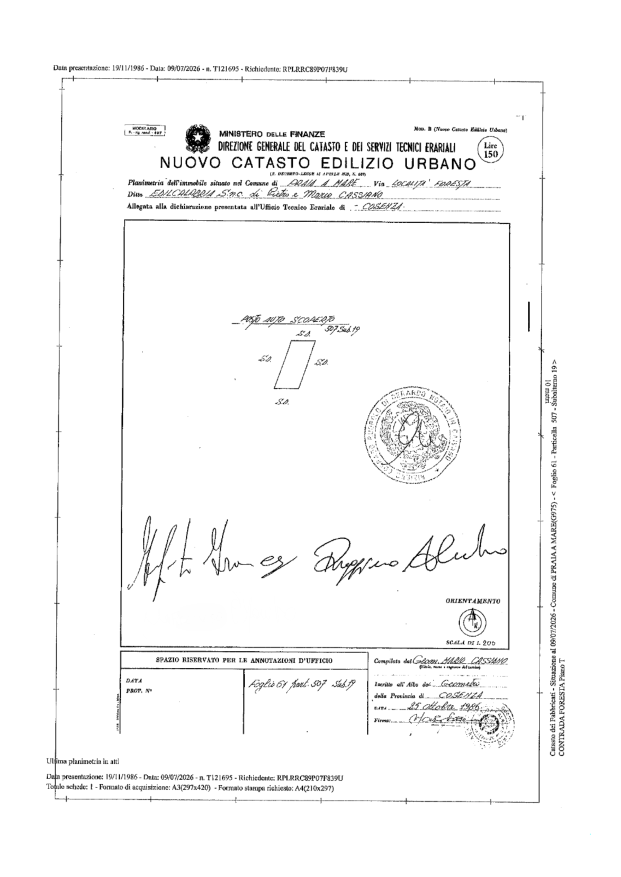
#> input picture immagine2.png, 2481 x 3508 px, found by its file name (shown at 1/4 size)
$ python _tune_core.py
#> lines starting #> are read from the running program, lines starting #| are printed output that depends on the picture
"""Upscale-first thinning: no skeleton, no gaps.

Key insight: instead of skeletonizing at 96 DPI (which loses detail and
creates gaps), we upscale the continuous alpha mask to 300 DPI first,
then threshold at a high level to keep only the ink core.

At 300 DPI the stroke is ~9-15 px wide. Thresholding at alpha > 0.85
keeps only the darkest 1-3 px, matching the measured 1.4 px half-width.

Result: thin stroke with NO gaps, ALL detail preserved.
"""
from __future__ import annotations

from pathlib import Path

import numpy as np
from PIL import Image, ImageDraw, ImageFilter, ImageFont

PAGE_PATH = Path(r"c:\Users\maurizio\Documents\pdfnow\immagine2.png")
SIG_PATH  = Path(r"c:\Users\maurizio\Documents\pdfnow\firma.jpg")
OUT_DIR   = Path(r"c:\Users\maurizio\Documents\pdfnow\export")

SCALE = 300 / 96
PLACE_X, PLACE_Y = 952, 2342


def sample_ink():
    page = Image.open(PAGE_PATH).convert("RGB")
    arr = np.asarray(page, dtype=np.float32)
    regions = [(475,3115,520,3140),(475,3090,530,3120),(2150,3110,2250,3145)]
    all_px = []
    for x0,y0,x1,y1 in regions:
        z = arr[y0:y1,x0:x1]
        mask = (z.max(axis=2) < 120) & (z.max(axis=2) > 15)
        if mask.sum() > 5: all_px.append(z[mask])
    return tuple(int(round(c)) for c in np.median(np.concatenate(all_px), axis=0))


def build_alpha_upscaled(sig_path: Path, scale: float) -> np.ndarray:
    """Build continuous alpha mask, upscale to 300 DPI, return as float [0,1]."""
    im = Image.open(sig_path).convert("L")
    src = np.asarray(im, dtype=np.float32)
    bg = float(np.percentile(src, 95))
    ink = float(np.percentile(src, 2))
    alpha = np.clip((bg - src) / max(bg - ink, 1.0), 0.0, 1.0)

    # Tiny blur at source to suppress JPEG artefacts
    alpha_img = Image.fromarray((alpha * 255).astype(np.uint8), "L")
    alpha_img = alpha_img.filter(ImageFilter.GaussianBlur(radius=0.15))

    tw = round(im.width * scale)
    th = round(im.height * scale)
    alpha_img = alpha_img.resize((tw, th), Image.Resampling.LANCZOS)

    return np.asarray(alpha_img, dtype=np.float32) / 255.0


def threshold_alpha(alpha: np.ndarray, lo: float, hi: float) -> np.ndarray:
    """Remap alpha: below *lo* → 0, above *hi* → 1, linear in between."""
    result = np.clip((alpha - lo) / max(hi - lo, 0.01), 0.0, 1.0)
    return result


def render(alpha_arr: np.ndarray, blur: float, ink) -> Image.Image:
    img = Image.fromarray((alpha_arr * 255).astype(np.uint8), "L")
    if blur > 0:
        img = img.filter(ImageFilter.GaussianBlur(radius=blur))
    fg = Image.new("RGBA", img.size, (*ink, 255))
    fg.putalpha(img)
    white = Image.new("RGBA", img.size, (255, 255, 255, 255))
    return Image.alpha_composite(white, fg).convert("RGB")


def composite_page(page, alpha_arr, x, y, blur, ink):
    img = Image.fromarray((alpha_arr * 255).astype(np.uint8), "L")
    if blur > 0:
        img = img.filter(ImageFilter.GaussianBlur(radius=blur))
    fg = Image.new("RGBA", img.size, (*ink, 255))
    fg.putalpha(img)
    layer = Image.new("RGBA", page.size, (0, 0, 0, 0))
    layer.alpha_composite(fg, dest=(x, y))
    return Image.alpha_composite(page.convert("RGBA"), layer).convert("RGB")


def main():
    OUT_DIR.mkdir(parents=True, exist_ok=True)
    ink = sample_ink()
#> in sample_ink, page is the input picture: PIL image 2481x3508 RGB; mean R, G, B 247.5, 247.5, 247.5
#> after the loop in sample_ink, `for x0,y0,x1,y1 in regions:`: all_px = 3 items
#> ink = (77, 77, 77)
    print(f"Ink: {ink}")
#| Ink: (77, 77, 77)

    print("Building upscaled alpha mask...")
    alpha_300 = build_alpha_upscaled(SIG_PATH, SCALE)
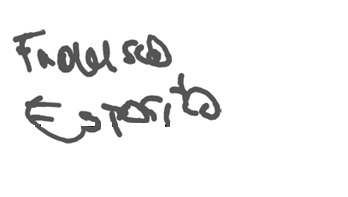
#> input picture firma.jpg, 348 x 197 px, found by its file name
#> in build_alpha_upscaled, `bg = float(np.percentile(src, 95))`: bg = 255
#> in build_alpha_upscaled, `ink = float(np.percentile(src, 2))`: ink = 82
    print(f"  Alpha @300DPI: {alpha_300.shape}")
#|   Alpha @300DPI: (616, 1088)

    # ── Variants: hard binary threshold at various levels ─────────────────
    # Higher threshold = thinner stroke (keep only the very core).
    variants = []
    for T in [0.70, 0.80, 0.85, 0.90, 0.93, 0.95, 0.97, 0.98]:
        # Hard threshold with tiny anti-aliasing window
        thresh = threshold_alpha(alpha_300, T, min(T + 0.02, 1.0))
        nz = int((thresh > 0.01).sum())
        for blur in [0.2, 0.4]:
            label = f"T={T} σ={blur}"
            rendered = render(thresh, blur, ink)
            variants.append((label, rendered))
            if blur == 0.2:
                print(f"  T={T}: {nz} non-zero px ({100*nz/thresh.size:.1f}%)")
#> this loop made 8 passes
#> nz on passes 1 to 8: 46968, 44252, 42816, 40916, 39496, 38230, 32228, 26202
#|   T=0.7: 46968 non-zero px (7.0%)
#|   T=0.8: 44252 non-zero px (6.6%)
#|   T=0.85: 42816 non-zero px (6.4%)
#|   T=0.9: 40916 non-zero px (6.1%)
#|   T=0.93: 39496 non-zero px (5.9%)
#|   T=0.95: 38230 non-zero px (5.7%)
#|   T=0.97: 32228 non-zero px (4.8%)
#|   T=0.98: 26202 non-zero px (3.9%)
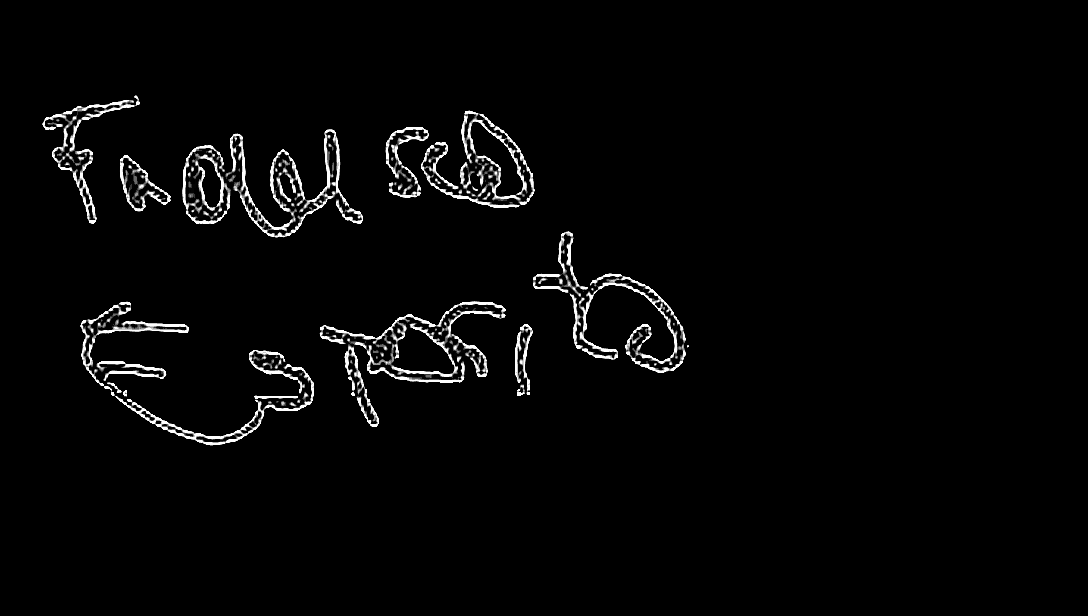
#> thresh: shape (616, 1088) float32; min 0, max 1, mean 0.025
#> after the loop, variants = 16 items

    # ── Contact sheet ───────────────────────────────────────────────────
    COLS = 6
#> COLS = 6
    tile_w = variants[0][1].width + 4
#> tile_w = 1092
    tile_h = variants[0][1].height + 24
#> tile_h = 640
    rows = (len(variants) + COLS - 1) // COLS
#> rows = 3

    sheet = Image.new("RGB", (tile_w * COLS, tile_h * rows), (240, 240, 240))
#> sheet: PIL image 6552x1920 RGB; every value is 240
    draw = ImageDraw.Draw(sheet)
    try:
        font = ImageFont.truetype("consola.ttf", 10)
    except OSError:
        font = ImageFont.load_default()

    for i, (label, img) in enumerate(variants):
        col = i % COLS; row = i // COLS
        x0, y0 = col * tile_w + 2, row * tile_h + 2
        draw.text((x0, y0), label, fill=(40, 40, 40), font=font)
        sheet.paste(img, (x0, y0 + 18))
#> this loop made 16 passes
#> (label, col, row, x0, y0) on passes 1 to 12: ('T=0.7 σ=0.2', 0, 0, 2, 2), ('T=0.7 σ=0.4', 1, 0, 1094, 2), ('T=0.8 σ=0.2', 2, 0, 2186, 2), ('T=0.8 σ=0.4', 3, 0, 3278, 2), ('T=0.85 σ=0.2', 4, 0, 4370, 2), ('T=0.85 σ=0.4', 5, 0, 5462, 2), ('T=0.9 σ=0.2', 0, 1, 2, 642), ('T=0.9 σ=0.4', 1, 1, 1094, 642), ('T=0.93 σ=0.2', 2, 1, 2186, 642), ('T=0.93 σ=0.4', 3, 1, 3278, 642), ('T=0.95 σ=0.2', 4, 1, 4370, 642), ('T=0.95 σ=0.4', 5, 1, 5462, 642)
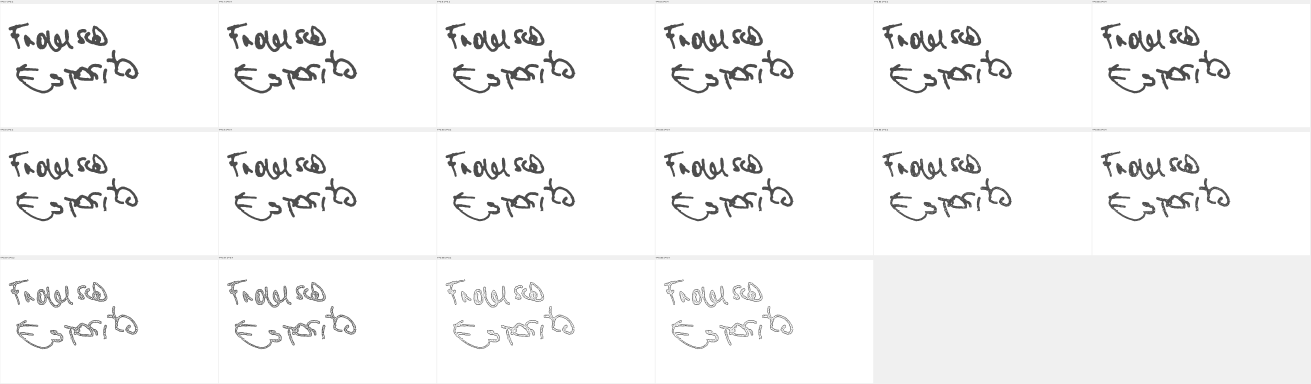
#> sheet: PIL image 6552x1920 RGB (shown at 1/5 size); min 40, max 255, mean 244.5

    cs_path = OUT_DIR / "tune_core_contactsheet.png"
    sheet.save(cs_path)
    print(f"\nContact sheet: {cs_path}")

    # ── Context view ────────────────────────────────────────────────────
    page = Image.open(PAGE_PATH).convert("RGB")
    margin = 80
    alpha_size = alpha_300.shape
#> alpha_size = (616, 1088)
    crop_box = (
        max(0, PLACE_X - margin), max(0, PLACE_Y - margin),
        min(page.width, PLACE_X + alpha_size[1] + margin),
        min(page.height, PLACE_Y + alpha_size[0] + margin),
    )
#> crop_box = (872, 2262, 2120, 3038)
    page_crop = page.crop(crop_box)
    ref_crop = page.crop((420, 3060, 580, 3200))

    candidates = [
        ("T=.90 σ=0.4", 0.90, 0.92, 0.4),
        ("T=.93 σ=0.4", 0.93, 0.95, 0.4),
        ("T=.95 σ=0.4", 0.95, 0.97, 0.4),
        ("T=.95 σ=0.2", 0.95, 0.97, 0.2),
        ("T=.97 σ=0.4", 0.97, 0.99, 0.4),
        ("T=.85 σ=0.4", 0.85, 0.87, 0.4),
    ]

    ctx_panels = []
    for label, lo, hi, b in candidates:
        thresh = threshold_alpha(alpha_300, lo, hi)
        comp = composite_page(page_crop, thresh, 0, 0, b, ink)
        panel = Image.new("RGB", (comp.width, comp.height + 20), (255, 255, 255))
        panel.paste(comp, (0, 20))
        ImageDraw.Draw(panel).text((4, 3), label, fill=(40, 40, 40), font=font)
        ctx_panels.append(panel)
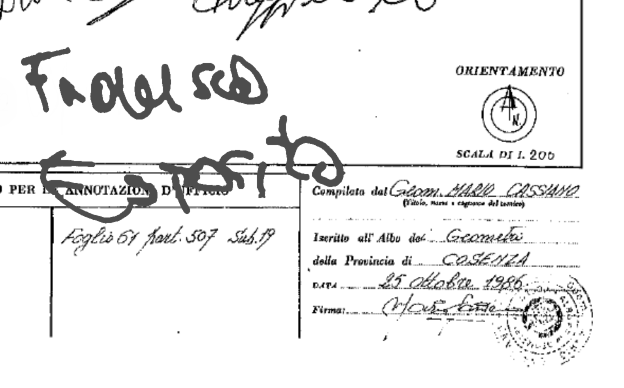
#> comp: PIL image 1248x776 RGB (shown at 1/2 size); mean R, G, B 235.6, 235.6, 235.6
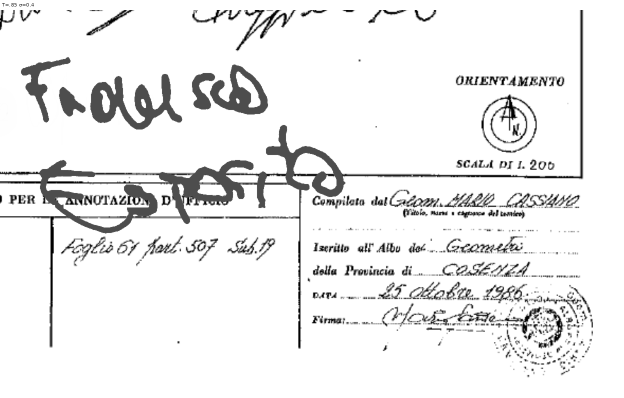
#> panel: PIL image 1248x796 RGB (shown at 1/2 size); mean R, G, B 236.1, 236.1, 236.1
#> after the loop, ctx_panels = 6 items

    ref_panel = Image.new("RGB", (ref_crop.width+4, ref_crop.height+20), (255,255,255))
#> ref_panel: PIL image 164x160 RGB; every value is 255
    ref_panel.paste(ref_crop, (2, 20))
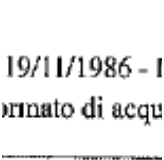
#> ref_panel: PIL image 164x160 RGB; min 0, max 255, mean 233.4
    ImageDraw.Draw(ref_panel).text((4, 3), "REFERENCE", fill=(40,40,40), font=font)

    all_panels = ctx_panels + [ref_panel]
#> all_panels = 7 items
    COLS_C = 3
    rows_c = (len(all_panels) + COLS_C - 1) // COLS_C
#> rows_c = 3
    mw = max(p.width for p in all_panels)
#> mw = 1248
    mh = max(p.height for p in all_panels)
#> mh = 796
    ctx_sheet = Image.new("RGB", (mw * COLS_C, mh * rows_c), (240,240,240))
#> ctx_sheet: PIL image 3744x2388 RGB; every value is 240
    for i, p in enumerate(all_panels):
        ctx_sheet.paste(p, ((i % COLS_C) * mw, (i // COLS_C) * mh))
#> this loop made 7 passes
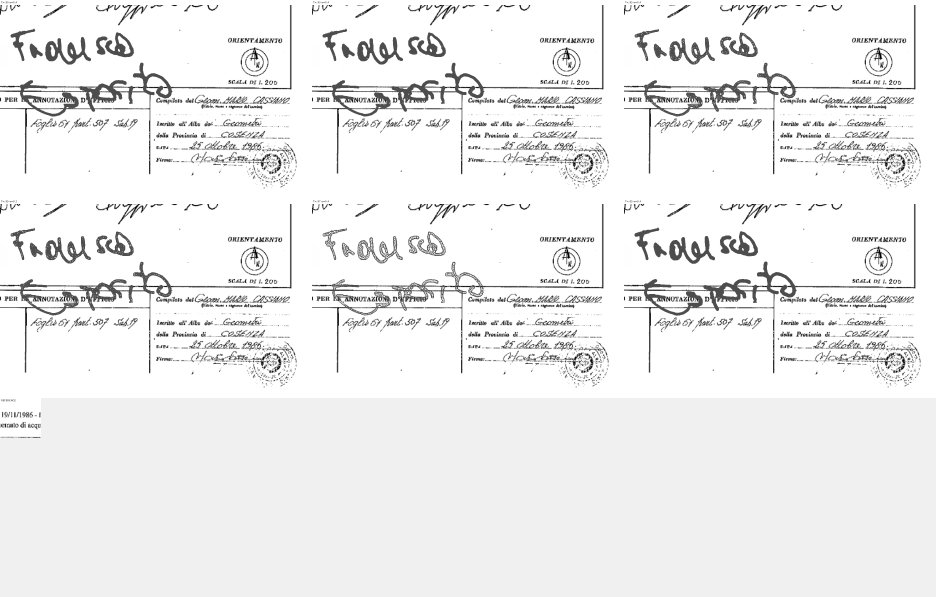
#> ctx_sheet: PIL image 3744x2388 RGB (shown at 1/4 size); mean R, G, B 238, 238, 238

    ctx_path = OUT_DIR / "tune_core_context.png"
    ctx_sheet.save(ctx_path)
    print(f"Context view: {ctx_path}")


if __name__ == "__main__":
    main()
